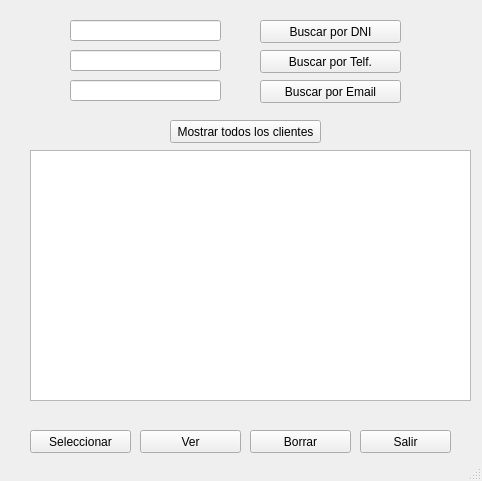
<?xml version="1.0" encoding="UTF-8"?>
<ui version="4.0">
 <class>MainWindow</class>
 <widget class="QMainWindow" name="MainWindow">
  <property name="geometry">
   <rect>
    <x>0</x>
    <y>0</y>
    <width>482</width>
    <height>481</height>
   </rect>
  </property>
  <property name="maximumSize">
   <size>
    <width>482</width>
    <height>482</height>
   </size>
  </property>
  <property name="windowTitle">
   <string>MainWindow</string>
  </property>
  <widget class="QWidget" name="centralwidget">
   <widget class="QLineEdit" name="LineDNI">
    <property name="geometry">
     <rect>
      <x>70</x>
      <y>20</y>
      <width>151</width>
      <height>21</height>
     </rect>
    </property>
   </widget>
   <widget class="QLineEdit" name="LinePhone">
    <property name="geometry">
     <rect>
      <x>70</x>
      <y>50</y>
      <width>151</width>
      <height>21</height>
     </rect>
    </property>
    <property name="text">
     <string/>
    </property>
   </widget>
   <widget class="QLineEdit" name="LineEmail">
    <property name="geometry">
     <rect>
      <x>70</x>
      <y>80</y>
      <width>151</width>
      <height>21</height>
     </rect>
    </property>
    <property name="text">
     <string/>
    </property>
   </widget>
   <widget class="QPushButton" name="ButtonSearchDNI">
    <property name="geometry">
     <rect>
      <x>260</x>
      <y>20</y>
      <width>141</width>
      <height>23</height>
     </rect>
    </property>
    <property name="text">
     <string>Buscar por DNI</string>
    </property>
   </widget>
   <widget class="QListWidget" name="listClient">
    <property name="geometry">
     <rect>
      <x>30</x>
      <y>150</y>
      <width>441</width>
      <height>251</height>
     </rect>
    </property>
   </widget>
   <widget class="QPushButton" name="ButtonSelect">
    <property name="geometry">
     <rect>
      <x>30</x>
      <y>430</y>
      <width>101</width>
      <height>23</height>
     </rect>
    </property>
    <property name="text">
     <string>Seleccionar</string>
    </property>
   </widget>
   <widget class="QPushButton" name="ButtonView">
    <property name="geometry">
     <rect>
      <x>140</x>
      <y>430</y>
      <width>101</width>
      <height>23</height>
     </rect>
    </property>
    <property name="text">
     <string>Ver</string>
    </property>
   </widget>
   <widget class="QPushButton" name="ButtonSearchPhone">
    <property name="geometry">
     <rect>
      <x>260</x>
      <y>50</y>
      <width>141</width>
      <height>23</height>
     </rect>
    </property>
    <property name="text">
     <string>Buscar por Telf.</string>
    </property>
   </widget>
   <widget class="QPushButton" name="ButtonSearchEmail">
    <property name="geometry">
     <rect>
      <x>260</x>
      <y>80</y>
      <width>141</width>
      <height>23</height>
     </rect>
    </property>
    <property name="text">
     <string>Buscar por Email</string>
    </property>
   </widget>
   <widget class="QPushButton" name="ButtonErase">
    <property name="geometry">
     <rect>
      <x>250</x>
      <y>430</y>
      <width>101</width>
      <height>23</height>
     </rect>
    </property>
    <property name="text">
     <string>Borrar</string>
    </property>
   </widget>
   <widget class="QPushButton" name="ButtonExit">
    <property name="geometry">
     <rect>
      <x>360</x>
      <y>430</y>
      <width>91</width>
      <height>23</height>
     </rect>
    </property>
    <property name="text">
     <string>Salir</string>
    </property>
   </widget>
   <widget class="QPushButton" name="ButtonShowAll">
    <property name="geometry">
     <rect>
      <x>170</x>
      <y>120</y>
      <width>151</width>
      <height>23</height>
     </rect>
    </property>
    <property name="text">
     <string>Mostrar todos los clientes</string>
    </property>
   </widget>
  </widget>
  <widget class="QStatusBar" name="statusbar"/>
 </widget>
 <resources/>
 <connections/>
</ui>
